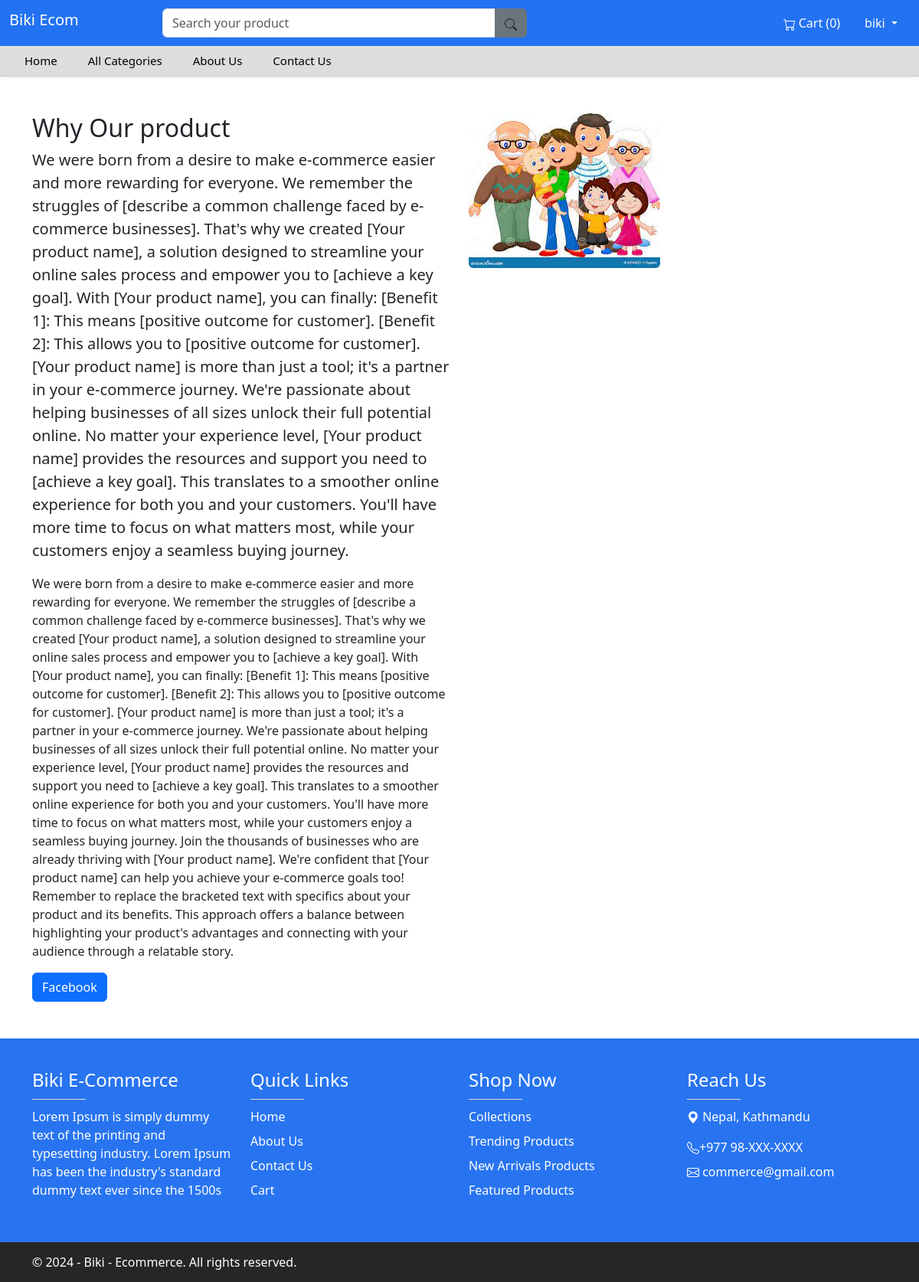
The page /about-us/ (signed in) on the database its author committed.
### shop/models.py (models this page shows, shortened)
class AboutUs(models.Model):
    heading = models.CharField(max_length=200)
    brief_description = models.TextField()
    description = models.TextField()
    image = models.ImageField(upload_to='about_us_images/')
    button_text = models.CharField(max_length=100, blank=True, null=True)
    button_url = models.URLField(blank=True, null=True)
    class Meta:
        verbose_name = "About Us"
        verbose_name_plural = "About Us"

### shop/views.py (the view)
# urls.py: path('about-us/',views.about,name='about'),
@login_required(login_url='/login/')
def about(request):
    about_us=models.AboutUs.objects.all()
    return render(request,'about_us.html',{'about_us':about_us})

### shop/templates/about_us.html (shortened to what this page needs)
{% include "header.html" %}
{% if about_us %}
{% for i in about_us %}
<section id="about" class="py-5">
  <div class="container">
    <div class="row">
      <div class="col-md-6">
        <h2>{{ i.heading }}</h2>
        <p class="lead">{{ i.brief_description }}</p>
        <p>{{ i.description }}</p>
        {% if i.button_text and i.button_url %}
        <a href="{{ i.button_url }}" class="btn btn-primary">{{ i.button_text }}</a>
        {% endif %}
      </div>
      <div class="col-md-6">
        <img src="{{ i.image.url }}" alt="About Us Image" class="img-fluid rounded">
      </div>
    </div>
  </div>
</section>
{% endfor %}
{% endif %}
{% include "footer.html" %}

### shop/templates/header.html (shortened to what this page needs)
{% load static %}
<!doctype html>
<html lang="en">
<head>
    <link href="https://cdn.jsdelivr.net/npm/bootstrap@5.3.3/dist/css/bootstrap.min.css" rel="stylesheet">
    <link rel="stylesheet" href="{% static 'css/style.css' %}">
</head>
<body>
    <div class="main-navbar shadow-sm sticky-top">
        <div class="top-navbar upp">
            <div class="container-fluid">
                <div class="row">
                    <div class="col-md-2 my-auto d-none d-sm-none d-md-block d-lg-block">
                        <h5 class="brand-name">Biki Ecom</h5>
                    </div>
                    <div class="col-md-5 my-auto">
                        <form role="search">
                            <div class="input-group">
                                <input type="search" placeholder="Search your product" class="form-control" />
                                <button class="btn bg-secondary" type="submit">
                                    <svg xmlns="http://www.w3.org/2000/svg" width="16" height="16" fill="currentColor" class="bi bi-search" viewBox="0 0 16 16">
                                        <path d="M11.742 10.344a6.5 6.5 0 1 0-1.397 1.398h-.001q.044.06.098.115l3.85 3.85a1 1 0 0 0 1.415-1.414l-3.85-3.85a1 1 0 0 0-.115-.1zM12 6.5a5.5 5.5 0 1 1-11 0 5.5 5.5 0 0 1 11 0"/>
                                      </svg>
                                </button>
                            </div>
                        </form>
                    </div>
                    <div class="col-md-5 my-auto">
                        <ul class="nav justify-content-end">
                            <li class="nav-item">
                                <a class="nav-link" href="{% url "cart" %}">
                                       Cart (0)
                                </a>
                            </li>
                            {% if user.is_authenticated %}
                            <li class="nav-item dropdown">
                                <a class="nav-link dropdown-toggle" href="#" id="navbarDropdown" role="button" data-bs-toggle="dropdown" aria-expanded="false">
                                     {{user.username}}
                                </a>
                            </li>
                            {% endif %}
                        </ul>
                    </div>
                </div>
            </div>
        </div>
        <nav class="navbar navbar-expand-lg">
            <div class="container-fluid">
                <div class="collapse navbar-collapse" id="navbarSupportedContent">
                    <ul class="navbar-nav me-auto mb-2 mb-lg-0">
                        <li class="nav-item">
                            <a class="nav-link" href="{% url "home" %}">Home</a>
                        </li>
                        <li class="nav-item">
                            <a class="nav-link" href="#">All Categories</a>
                        </li>
                        <li class="nav-item">
                            <a class="nav-link" href="{% url "about" %}">About Us</a>
                        </li>
                        <li class="nav-item">
                            <a class="nav-link" href="{% url "contact" %}">Contact Us</a>
                        </li>
                    </ul>
                </div>
            </div>
        </nav>
    </div>

### shop/static/css/style.css (style rules this page uses)
.main-navbar { border-bottom: 1px solid #ccc; }
.main-navbar .top-navbar { background-color: #2272f2; padding-top: 10px; padding-bottom: 10px; }
.main-navbar .top-navbar .brand-name { color: #fff; }
.main-navbar .top-navbar .nav-link { color: #fff; font-size: 16px; font-weight: 500; }
.main-navbar .navbar { padding: 0px; background-color: #ddd; }
.main-navbar .navbar .nav-item .nav-link { padding: 8px 20px; color: #000; font-size: 15px; }

### rows shown on the page
AboutUs: heading "Why Our product", brief_description "We were born from a desire to make e-commerce easier and more rewarding for everyone. We remember the struggles of [describe a common challenge faced by e-commerce businesses]. That's why we created [Your product name], a solution designed to streamline your online sales process and empower you to [achieve a key goal]. With [Your product name], you can finally: [Benefit 1]: This means [positive outcome for customer]. [Benefit 2]: This allows you to [positive outcome for customer]. [Your product name] is more than just a tool; it's a partner in your e-commerce journey. We're passionate about helping businesses of all sizes unlock their full potential online. No matter your experience level,…", description "We were born from a desire to make e-commerce easier and more rewarding for everyone. We remember the struggles of [describe a common challenge faced by e-commerce businesses]. That's why we created [Your product name], a solution designed to streamline your online sales process and empower you to [achieve a key goal]. With [Your product name], you can finally: [Benefit 1]: This means [positive outcome for customer]. [Benefit 2]: This allows you to [positive outcome for customer]. [Your product name] is more than just a tool; it's a partner in your e-commerce journey. We're passionate about helping businesses of all sizes unlock their full potential online. No matter your experience level,…", button_text "Facebook", image (picture)

### other values the page prints
{{ user.username }} "biki"
